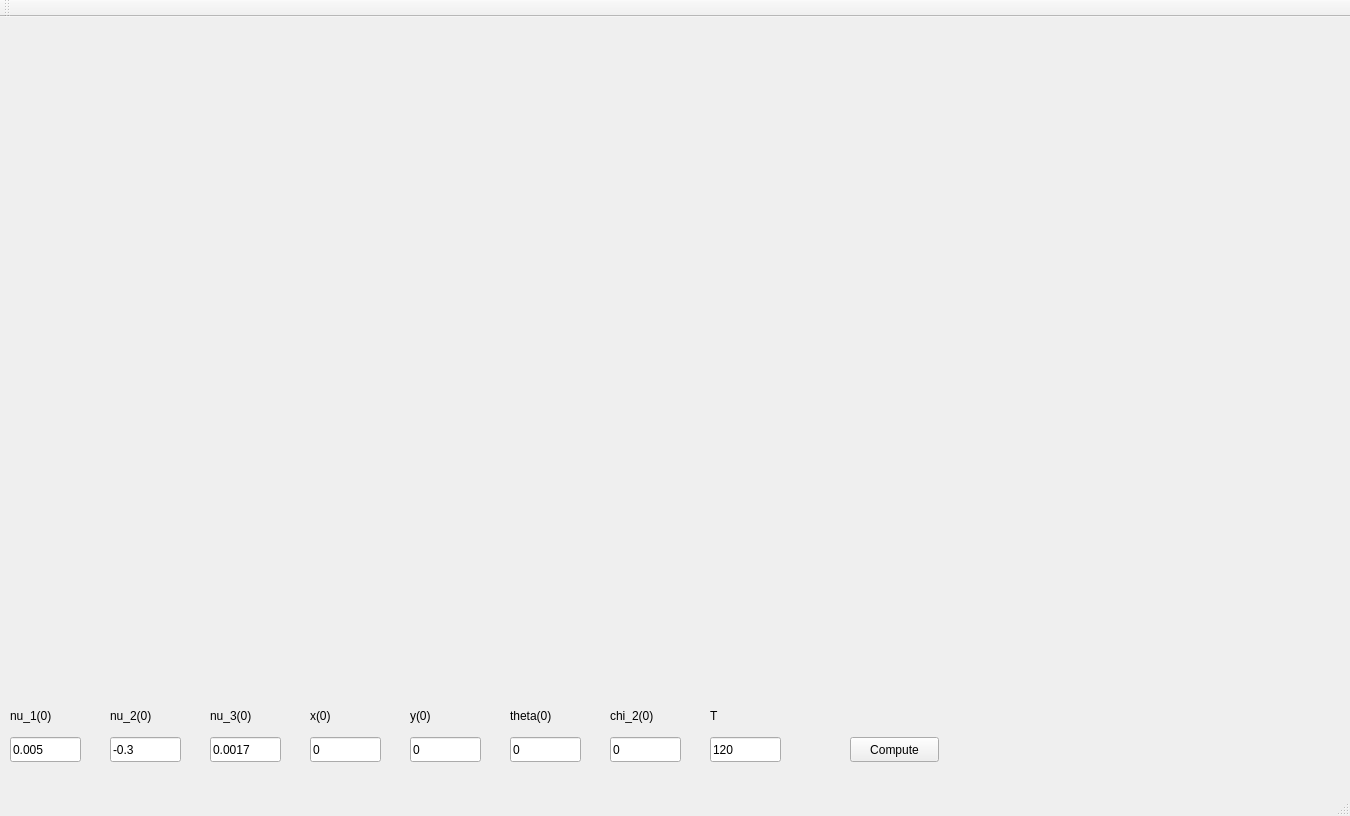
<?xml version="1.0" encoding="UTF-8"?>
<ui version="4.0">
 <class>MainWindow</class>
 <widget class="QMainWindow" name="MainWindow">
  <property name="geometry">
   <rect>
    <x>0</x>
    <y>0</y>
    <width>1350</width>
    <height>816</height>
   </rect>
  </property>
  <property name="windowTitle">
   <string>Control Predict</string>
  </property>
  <widget class="QWidget" name="centralWidget">
   <widget class="QCustomPlot" name="PlotWidget_nu_1" native="true">
    <property name="geometry">
     <rect>
      <x>10</x>
      <y>10</y>
      <width>431</width>
      <height>331</height>
     </rect>
    </property>
   </widget>
   <widget class="QPushButton" name="pushButton_compute">
    <property name="geometry">
     <rect>
      <x>850</x>
      <y>720</y>
      <width>89</width>
      <height>25</height>
     </rect>
    </property>
    <property name="text">
     <string>Compute</string>
    </property>
   </widget>
   <widget class="QCustomPlot" name="PlotWidget_nu_2" native="true">
    <property name="geometry">
     <rect>
      <x>450</x>
      <y>10</y>
      <width>431</width>
      <height>331</height>
     </rect>
    </property>
   </widget>
   <widget class="QCustomPlot" name="PlotWidget_trajectory" native="true">
    <property name="geometry">
     <rect>
      <x>890</x>
      <y>10</y>
      <width>431</width>
      <height>331</height>
     </rect>
    </property>
   </widget>
   <widget class="QCustomPlot" name="PlotWidget_nu_3" native="true">
    <property name="geometry">
     <rect>
      <x>450</x>
      <y>350</y>
      <width>431</width>
      <height>331</height>
     </rect>
    </property>
   </widget>
   <widget class="QCustomPlot" name="PlotWidget_chi_2" native="true">
    <property name="geometry">
     <rect>
      <x>890</x>
      <y>350</y>
      <width>431</width>
      <height>331</height>
     </rect>
    </property>
   </widget>
   <widget class="QCustomPlot" name="PlotWidget_theta" native="true">
    <property name="geometry">
     <rect>
      <x>10</x>
      <y>350</y>
      <width>431</width>
      <height>331</height>
     </rect>
    </property>
   </widget>
   <widget class="QLabel" name="label_3">
    <property name="geometry">
     <rect>
      <x>10</x>
      <y>690</y>
      <width>67</width>
      <height>17</height>
     </rect>
    </property>
    <property name="text">
     <string>nu_1(0)</string>
    </property>
   </widget>
   <widget class="QLineEdit" name="lineEdit_nu_1_0">
    <property name="geometry">
     <rect>
      <x>10</x>
      <y>720</y>
      <width>71</width>
      <height>25</height>
     </rect>
    </property>
    <property name="text">
     <string>0.005</string>
    </property>
   </widget>
   <widget class="QLineEdit" name="lineEdit_nu_2_0">
    <property name="geometry">
     <rect>
      <x>110</x>
      <y>720</y>
      <width>71</width>
      <height>25</height>
     </rect>
    </property>
    <property name="text">
     <string>-0.3</string>
    </property>
   </widget>
   <widget class="QLabel" name="label_4">
    <property name="geometry">
     <rect>
      <x>110</x>
      <y>690</y>
      <width>67</width>
      <height>17</height>
     </rect>
    </property>
    <property name="text">
     <string>nu_2(0)</string>
    </property>
   </widget>
   <widget class="QLineEdit" name="lineEdit_nu_3_0">
    <property name="geometry">
     <rect>
      <x>210</x>
      <y>720</y>
      <width>71</width>
      <height>25</height>
     </rect>
    </property>
    <property name="text">
     <string>0.0017</string>
    </property>
   </widget>
   <widget class="QLabel" name="label_5">
    <property name="geometry">
     <rect>
      <x>210</x>
      <y>690</y>
      <width>67</width>
      <height>17</height>
     </rect>
    </property>
    <property name="text">
     <string>nu_3(0)</string>
    </property>
   </widget>
   <widget class="QLineEdit" name="lineEdit_x_0">
    <property name="geometry">
     <rect>
      <x>310</x>
      <y>720</y>
      <width>71</width>
      <height>25</height>
     </rect>
    </property>
    <property name="text">
     <string>0</string>
    </property>
   </widget>
   <widget class="QLabel" name="label_6">
    <property name="geometry">
     <rect>
      <x>310</x>
      <y>690</y>
      <width>67</width>
      <height>17</height>
     </rect>
    </property>
    <property name="text">
     <string>x(0)</string>
    </property>
   </widget>
   <widget class="QLineEdit" name="lineEdit_y_0">
    <property name="geometry">
     <rect>
      <x>410</x>
      <y>720</y>
      <width>71</width>
      <height>25</height>
     </rect>
    </property>
    <property name="text">
     <string>0</string>
    </property>
   </widget>
   <widget class="QLabel" name="label_7">
    <property name="geometry">
     <rect>
      <x>410</x>
      <y>690</y>
      <width>67</width>
      <height>17</height>
     </rect>
    </property>
    <property name="text">
     <string>y(0)</string>
    </property>
   </widget>
   <widget class="QLineEdit" name="lineEdit_theta_0">
    <property name="geometry">
     <rect>
      <x>510</x>
      <y>720</y>
      <width>71</width>
      <height>25</height>
     </rect>
    </property>
    <property name="text">
     <string>0</string>
    </property>
   </widget>
   <widget class="QLabel" name="label_8">
    <property name="geometry">
     <rect>
      <x>510</x>
      <y>690</y>
      <width>67</width>
      <height>17</height>
     </rect>
    </property>
    <property name="text">
     <string>theta(0)</string>
    </property>
   </widget>
   <widget class="QLineEdit" name="lineEdit_chi_2_0">
    <property name="geometry">
     <rect>
      <x>610</x>
      <y>720</y>
      <width>71</width>
      <height>25</height>
     </rect>
    </property>
    <property name="text">
     <string>0</string>
    </property>
   </widget>
   <widget class="QLabel" name="label_9">
    <property name="geometry">
     <rect>
      <x>610</x>
      <y>690</y>
      <width>67</width>
      <height>17</height>
     </rect>
    </property>
    <property name="text">
     <string>chi_2(0)</string>
    </property>
   </widget>
   <widget class="QLabel" name="label_10">
    <property name="geometry">
     <rect>
      <x>710</x>
      <y>690</y>
      <width>67</width>
      <height>17</height>
     </rect>
    </property>
    <property name="text">
     <string>T</string>
    </property>
   </widget>
   <widget class="QLineEdit" name="lineEdit_T">
    <property name="geometry">
     <rect>
      <x>710</x>
      <y>720</y>
      <width>71</width>
      <height>25</height>
     </rect>
    </property>
    <property name="text">
     <string>120</string>
    </property>
   </widget>
  </widget>
  <widget class="QMenuBar" name="menuBar">
   <property name="geometry">
    <rect>
     <x>0</x>
     <y>0</y>
     <width>1350</width>
     <height>22</height>
    </rect>
   </property>
  </widget>
  <widget class="QToolBar" name="mainToolBar">
   <attribute name="toolBarArea">
    <enum>TopToolBarArea</enum>
   </attribute>
   <attribute name="toolBarBreak">
    <bool>false</bool>
   </attribute>
  </widget>
  <widget class="QStatusBar" name="statusBar"/>
 </widget>
 <layoutdefault spacing="6" margin="11"/>
 <customwidgets>
  <customwidget>
   <class>QCustomPlot</class>
   <extends>QWidget</extends>
   <header>qcustomplot.h</header>
   <container>1</container>
  </customwidget>
 </customwidgets>
 <resources/>
 <connections/>
</ui>
